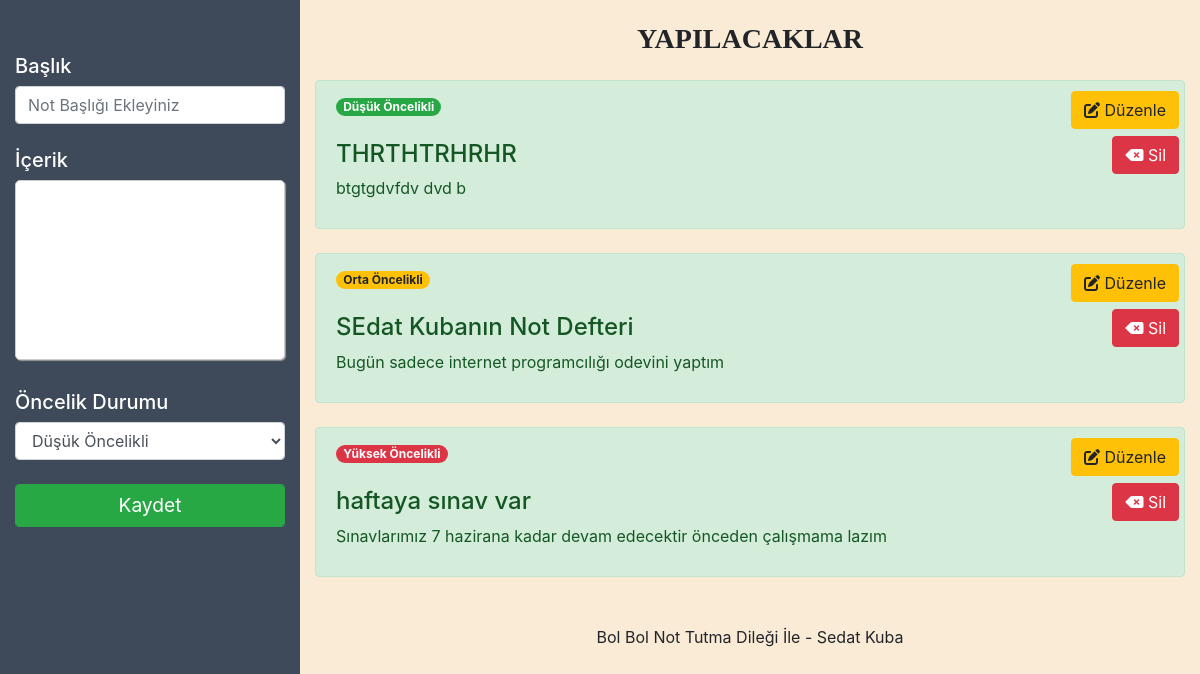
The page / on the database its author committed.
### tables this page shows
CREATE TABLE `notlar` (
  `not_id` int(11) NOT NULL,
  `not_baslik` varchar(300) NOT NULL,
  `not_icerik` text NOT NULL,
  `oncelik_id` int(11) NOT NULL
);

CREATE TABLE `oncelik` (
  `oncelik_id` int(11) NOT NULL,
  `alert_type` varchar(100) NOT NULL,
  `oncelik_durum` varchar(255) NOT NULL
);

### classes/db.class.php (called while the page is built)
<?php
class Db
{
    private $host = "localhost";
    private $username = "root";
    private $password = "";
    private $dbname = "notdefteri";
    protected function connect()
    {
        try
        {
            $dsn = "mysql:host=".$this->host.";dbname=".$this->dbname;
            $pdo = new PDO($dsn,$this->username,$this->password);
            $pdo->setAttribute(PDO::ATTR_ERRMODE, PDO::ERRMODE_EXCEPTION);
            $pdo->setAttribute(PDO::ATTR_DEFAULT_FETCH_MODE, PDO::FETCH_OBJ);
            return $pdo;
        }
        catch(PDOException $hata)
        {
            echo "Bağlantı Hatası: ".$hata->getMessage();
        }
    }
}
?>

### classes/functions.classes.php (called while the page is built, shortened)
<?php
class Not extends Db
{
    public function notGetir()
    {
        $query = "SELECT notlar.not_id, notlar.not_baslik, notlar.not_icerik, oncelik.oncelik_durum, oncelik.alert_type FROM notlar INNER JOIN oncelik ON notlar.oncelik_id = oncelik.oncelik_id";
        $stmt = $this->connect()->prepare($query);
        $stmt->execute();
        return $stmt->fetchAll();
    }
}
class Oncelik extends Db
{
    public function oncelikGetir()
    {
        $query = "SELECT * from oncelik";
        $stmt = $this->connect()->prepare($query);
        $stmt->execute();
        return $stmt->fetchAll();
    }
}
?>

### inc/_header.php (shortened to what this page needs)
<!doctype html>
<html lang="tr">
  <head>
    <link rel="stylesheet" href="https://stackpath.bootstrapcdn.com/bootstrap/4.3.1/css/bootstrap.min.css">
    <link rel="stylesheet" href="./css/style.css">
    <link rel="stylesheet" href="https://cdnjs.cloudflare.com/ajax/libs/font-awesome/6.5.1/css/all.min.css"/>
  </head>

### index.php (shortened to what this page needs)
<?php
require_once ('./classes/db.class.php');
include "./classes/functions.classes.php";
include "./inc/_header.php";
?>
  <body>
    <div class="container-fluid">
      <div class="row">
        <?php include "./data/not-ekle.php"?>
        <?php include "./data/notlar.php"?>
      </div>
    </div>
  </body>
</html>

### data/not-ekle.php (shortened to what this page needs)
<?php
$oncelik = new Oncelik();
$oncelikGetir = $oncelik->oncelikGetir();
?>
<div class="col-3 form-div">
    <div>
        <form method="POST" class="formicerik"  style="margin-top:20%;">
            <div class="form-group mb-4">
                <label for="not_baslik"><h5 style="color:white;">Başlık</h5></label>
                <input type="text" class="form-control" id="not_baslik" name="not_baslik"  placeholder="Not Başlığı Ekleyiniz">
            </div>
            <div class="form-group mb-4">
                <label for="not_icerik"><h5 style="color:white;">İçerik</h5></label>
                <textarea name="not_icerik" id="not_icerik" name="not_icerik" spellcheck="false"></textarea>
            </div>
            <div class="form-group">
                <label for="oncelik_id"><h5 style="color:white; ">Öncelik Durumu</h5></label>
                <select class="form-control onceliklist" name="oncelik_id">
                    <?php
                    if($oncelikGetir){
                        foreach($oncelikGetir as $oncelik){
                            ?>
                             <option value="<?php echo $oncelik->oncelik_id?>"><?php echo $oncelik->oncelik_durum?></option>
                            <?php
                        }
                    }else{
                        echo 'Kayıt Bulunamadı.';
                    }
                    ?>
                </select>
            </div>
            <div class="form-group mb-4">
                <input type="submit" class="form-control btn btn-success mt-2"  style="color:white;  font-size: larger;"  value="Kaydet" name="submit">
            </div>
        </form>
    </div>
</div>

### data/notlar.php (shortened to what this page needs)
<?php
$notlar = new Not();
$notGetir = $notlar->notGetir();
?>
<div class="col-9 notes-div">
    <h3 class="ustbaslik">YAPILACAKLAR</h3>
    <?php
    if($notGetir)
    {
        foreach($notGetir as $not)
        {
            ?>
                <div class="alert alert-success mt-4" role="alert">
                    <a class="btn btn-warning btnmodal" href="./modal-index.php?not_id=<?php echo $not->not_id?>"><i class="fa-solid fa-pen-to-square"></i> Düzenle</a>
                    <a style="position: absolute; top: 55px; right: 5px;" class="btn btn-danger" href="./index.php?not_id=<?php echo $not->not_id?>&islem=sil"><i class="fa-solid fa-delete-left"></i> Sil</a>
                    <span class="badge badge-pill badge-<?php echo $not->alert_type?> mb-4"><?php echo $not->oncelik_durum?></span>
                    <h4 class="alert-heading"><?php echo $not->not_baslik?></h4>
                    <p><?php echo $not->not_icerik?></p>
                </div>
            <?php
        }
    }
    else
    {
        ?>
        <div class="alert alert-danger mt-4" role="alert">
            <h5>Kayıt Bulunamadı Lütfen Not Ekleyiniz.</h5>
        </div>
        <?php
    }
    ?>
    <footer class="text-center mt-5">
    <p>Bol Bol Not Tutma Dileği İle - Sedat Kuba</p>
</footer>
</div>

### css/style.css (style rules this page uses)
.form-div { background-color: rgb(62, 74, 89); position: fixed; height:100%; width: 100%; top: 0; left: 0; }
.formicerik { display: flex; align-items: center; justify-content: center; flex-direction: column; height: 50%; }
.form-group { width: 100%; }
.notes-div { background-color: antiquewhite; position: absolute; width: 100%; right: 0; min-height: 100%; }
label { display: block; }
textarea { resize: none; width: 100%; height:180px; padding: 10px; max-width: 100%; line-height: 1.5; border-radius: 5px; border: 1px solid #ccc; box-shadow: 1px 1px 1px #999; }
.ustbaslik { text-align: center; font-family:Georgia, 'Times New Roman', Times, serif; font-weight: bolder; margin-top: 22px; }
.alert { position: relative; }
.btnmodal { position: absolute; top: 10px; right: 5px; }

### rows shown on the page
notlar: oncelik.oncelik_durum "Düşük Öncelikli", not_baslik "THRTHTRHRHR", not_icerik "btgtgdvfdv dvd b"
notlar: oncelik.oncelik_durum "Orta Öncelikli", not_baslik "SEdat Kubanın Not Defteri", not_icerik "Bugün sadece internet programcılığı odevini yaptım"
notlar: oncelik.oncelik_durum "Yüksek Öncelikli", not_baslik "haftaya sınav var", not_icerik "Sınavlarımız 7 hazirana kadar devam edecektir önceden çalışmama lazım"

### other values the page prints
form field oncelik_id "Düşük Öncelikli"
